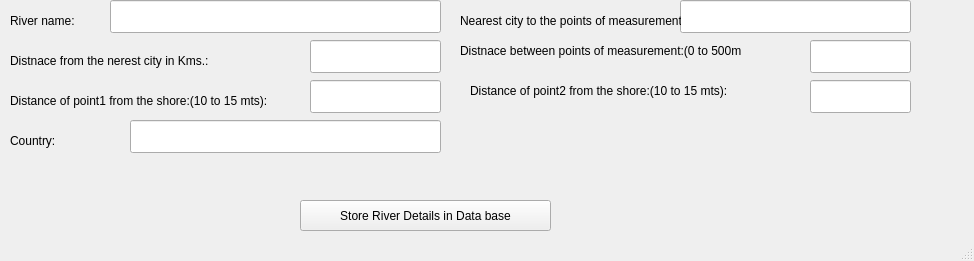
<?xml version="1.0" encoding="UTF-8"?>
<ui version="4.0">
 <class>MainWindow</class>
 <widget class="QMainWindow" name="MainWindow">
  <property name="geometry">
   <rect>
    <x>0</x>
    <y>0</y>
    <width>974</width>
    <height>261</height>
   </rect>
  </property>
  <property name="windowTitle">
   <string>River Details</string>
  </property>
  <widget class="QWidget" name="centralwidget">
   <widget class="QLineEdit" name="lineEdit">
    <property name="geometry">
     <rect>
      <x>810</x>
      <y>80</y>
      <width>101</width>
      <height>33</height>
     </rect>
    </property>
   </widget>
   <widget class="QPushButton" name="pushButton">
    <property name="geometry">
     <rect>
      <x>300</x>
      <y>200</y>
      <width>251</width>
      <height>31</height>
     </rect>
    </property>
    <property name="text">
     <string>Store River Details in Data base</string>
    </property>
   </widget>
   <widget class="QLineEdit" name="lineEdit_3">
    <property name="geometry">
     <rect>
      <x>110</x>
      <y>0</y>
      <width>331</width>
      <height>33</height>
     </rect>
    </property>
   </widget>
   <widget class="QLineEdit" name="lineEdit_4">
    <property name="geometry">
     <rect>
      <x>310</x>
      <y>40</y>
      <width>131</width>
      <height>33</height>
     </rect>
    </property>
   </widget>
   <widget class="QLineEdit" name="lineEdit_5">
    <property name="geometry">
     <rect>
      <x>810</x>
      <y>40</y>
      <width>101</width>
      <height>33</height>
     </rect>
    </property>
   </widget>
   <widget class="QLineEdit" name="lineEdit_6">
    <property name="geometry">
     <rect>
      <x>310</x>
      <y>80</y>
      <width>131</width>
      <height>33</height>
     </rect>
    </property>
   </widget>
   <widget class="QLabel" name="label_3">
    <property name="geometry">
     <rect>
      <x>10</x>
      <y>10</y>
      <width>81</width>
      <height>21</height>
     </rect>
    </property>
    <property name="text">
     <string>River name:</string>
    </property>
   </widget>
   <widget class="QLabel" name="label_4">
    <property name="geometry">
     <rect>
      <x>10</x>
      <y>50</y>
      <width>201</width>
      <height>21</height>
     </rect>
    </property>
    <property name="text">
     <string>Distnace from the nerest city in Kms.:</string>
    </property>
   </widget>
   <widget class="QLabel" name="label_6">
    <property name="geometry">
     <rect>
      <x>10</x>
      <y>90</y>
      <width>261</width>
      <height>21</height>
     </rect>
    </property>
    <property name="text">
     <string>Distance of point1 from the shore:(10 to 15 mts):</string>
    </property>
   </widget>
   <widget class="QLabel" name="label_2">
    <property name="geometry">
     <rect>
      <x>10</x>
      <y>130</y>
      <width>81</width>
      <height>21</height>
     </rect>
    </property>
    <property name="text">
     <string>Country:</string>
    </property>
   </widget>
   <widget class="QLineEdit" name="lineEdit_2">
    <property name="geometry">
     <rect>
      <x>130</x>
      <y>120</y>
      <width>311</width>
      <height>33</height>
     </rect>
    </property>
   </widget>
   <widget class="QLineEdit" name="lineEdit_7">
    <property name="geometry">
     <rect>
      <x>680</x>
      <y>0</y>
      <width>231</width>
      <height>33</height>
     </rect>
    </property>
   </widget>
   <widget class="QLabel" name="label_7">
    <property name="geometry">
     <rect>
      <x>460</x>
      <y>10</y>
      <width>221</width>
      <height>21</height>
     </rect>
    </property>
    <property name="text">
     <string>Nearest city to the points of measurement:</string>
    </property>
   </widget>
   <widget class="QLabel" name="label_8">
    <property name="geometry">
     <rect>
      <x>460</x>
      <y>40</y>
      <width>281</width>
      <height>21</height>
     </rect>
    </property>
    <property name="text">
     <string>Distnace between points of measurement:(0 to 500mts):</string>
    </property>
   </widget>
   <widget class="QLabel" name="label_9">
    <property name="geometry">
     <rect>
      <x>470</x>
      <y>80</y>
      <width>261</width>
      <height>21</height>
     </rect>
    </property>
    <property name="text">
     <string>Distance of point2 from the shore:(10 to 15 mts):</string>
    </property>
   </widget>
  </widget>
  <widget class="QStatusBar" name="statusbar"/>
 </widget>
 <resources/>
 <connections/>
</ui>
